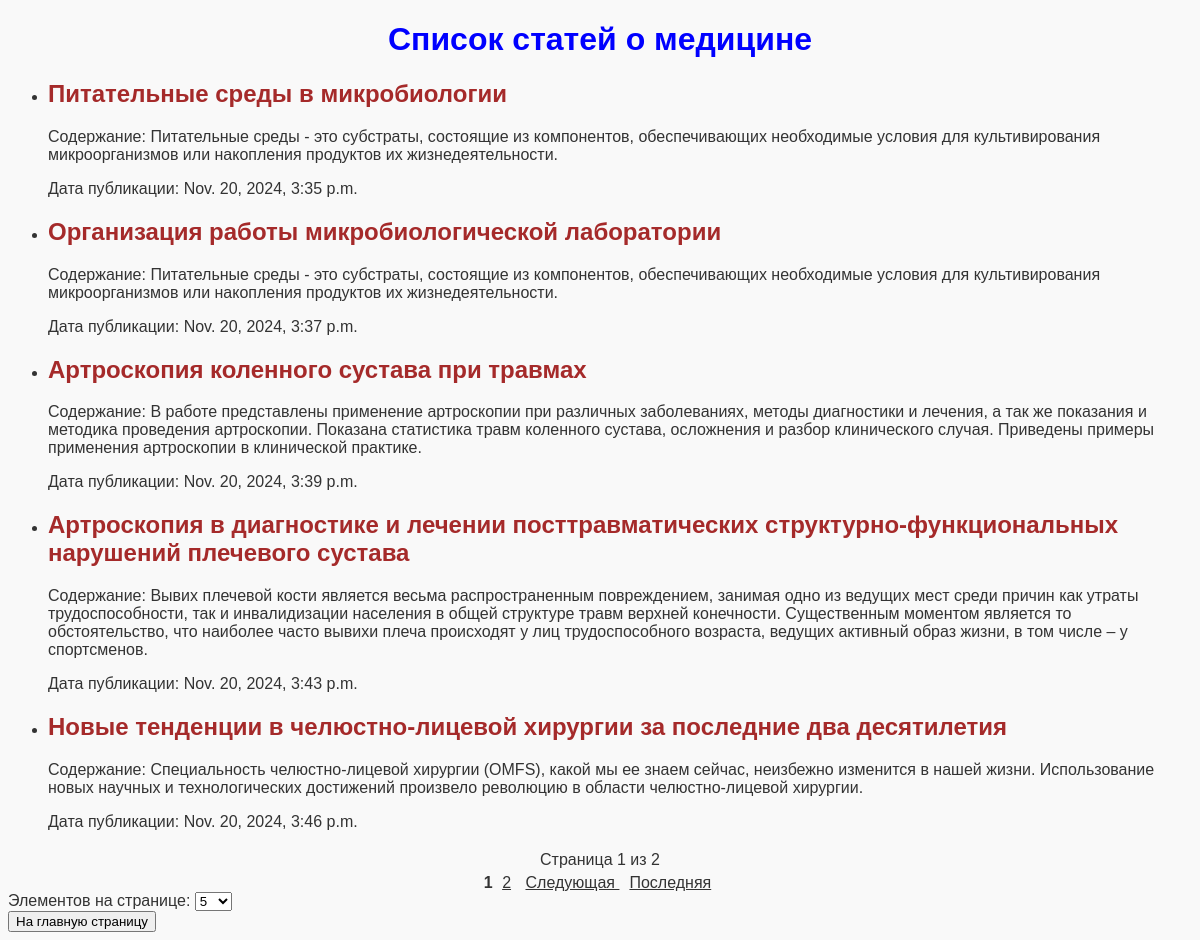
Page /post/ on the committed database.
### post/models.py (models this page shows, shortened)
class Post(models.Model):
    title = models.CharField(max_length=255, verbose_name='Заголовок')
    content = models.TextField(verbose_name='Содержание')
    date_posted = models.DateTimeField(auto_now_add=True, verbose_name='Дата публикации')
    updated_at = models.DateTimeField(auto_now=True, verbose_name='Дата обновления')
    is_published = models.BooleanField(default=True, verbose_name='Опубликовано')
    category = models.ForeignKey(Category, on_delete=models.PROTECT, verbose_name='Категория', default=1)
    class Meta:
        verbose_name = 'Новость'
        verbose_name_plural = 'Новости'

### post/views.py (the view)
# urls.py: path('post/', post_page),
def post_page(request):
    posts = Post.objects.all()
    page_size = request.GET.get('page_size', 5)
    paginator = Paginator(posts, page_size)
    page_number = request.GET.get('page')
    page_obj = paginator.get_page(page_number)
    context = {
        'page_obj': page_obj,
        'page_size': page_size,
    }
    return render(request, 'post.html', context)

### templates/post.html (shortened to what this page needs)
<!DOCTYPE html>
<html lang="en">
<head>
    {% load static %}
    <link rel='stylesheet' type='text/css' href='{% static "styles.css" %}'>
</head>
    <h1>Список статей о медицине</h1>
<body>
    <ul>
        {% for post in page_obj %}
            <li>
                <h2>{{ post.title }}</h2>
                <p>Содержание: {{ post.content }}</p>
                <p>Дата публикации: {{ post.date_posted }}</p>
            </li>
        {% endfor %}
    </ul>
    <div class="pagination">
        <div class="pagination-info">
            <span>
                Страница {{ page_obj.number }} из {{ page_obj.paginator.num_pages }}
            </span>
        </div>
        <div class="pagination-controls">
            {% for num in page_obj.paginator.page_range %}
                {% if page_obj.number == num %}
                    <strong>{{ num }}</strong>
                {% else %}
                    <a href="?page={{ num }}">{{ num }}</a>
                {% endif %}
            {% endfor %}
            {% if page_obj.has_next %}
                <a href="?page={{ page_obj.next_page_number }}"> Следующая </a>
                <a href="?page={{ page_obj.paginator.num_pages }}"> Последняя </a>
            {% endif %}
        </div>
    </div>
    <form method="GET">
        <label for="page_size">Элементов на странице:</label>
        <select name="page_size" onchange="this.form.submit()">
            <option value="5" {% if request.GET.page_size == '5' %} selected {% endif %}>5</option>
        </select>
    </form>
    <a href="/platform/">
        <button>На главную страницу</button>
    </a>
</body>
</html>

### static/styles.css (style rules this page uses)
.pagination { margin-top: 20px; text-align: center; }
.pagination-info { margin-bottom: 5px; }
.pagination-controls a { margin: 0 5px; color: #333; }
h1 { text-align: center; color: blue }
h2 { color: brown }
body { font-family: Arial, sans-serif; background-color: #f9f9f9; color: #333; }

### rows in the picture
Post: title "Питательные среды в микробиологии", content "Питательные среды - это субстраты, состоящие из компонентов, обеспечивающих необходимые условия для культивирования микроорганизмов или накопления продуктов их жизнедеятельности.", date_posted "Nov. 20, 2024, 3:35 p.m."
Post: title "Организация работы микробиологической лаборатории", content "Питательные среды - это субстраты, состоящие из компонентов, обеспечивающих необходимые условия для культивирования микроорганизмов или накопления продуктов их жизнедеятельности.", date_posted "Nov. 20, 2024, 3:37 p.m."
Post: title "Артроскопия коленного сустава при травмах", content "В работе представлены применение артроскопии при различных заболеваниях, методы диагностики и лечения, а так же показания и методика проведения артроскопии. Показана статистика травм коленного сустава, осложнения и разбор клинического случая. Приведены примеры применения артроскопии в клинической практике.", date_posted "Nov. 20, 2024, 3:39 p.m."
Post: title "Артроскопия в диагностике и лечении посттравматических структурно-функциональных нарушений плечевого сустава", content "Вывих плечевой кости является весьма распространенным повреждением, занимая одно из ведущих мест среди причин как утраты трудоспособности, так и инвалидизации населения в общей структуре травм верхней конечности. Существенным моментом является то обстоятельство, что наиболее часто вывихи плеча происходят у лиц трудоспособного возраста, ведущих активный образ жизни, в том числе – у спортсменов.", date_posted "Nov. 20, 2024, 3:43 p.m."
Post: title "Новые тенденции в челюстно-лицевой хирургии за последние два десятилетия", content "Специальность челюстно-лицевой хирургии (OMFS), какой мы ее знаем сейчас, неизбежно изменится в нашей жизни. Использование новых научных и технологических достижений произвело революцию в области челюстно-лицевой хирургии.", date_posted "Nov. 20, 2024, 3:46 p.m."

### other values in the picture
{{ page_obj.number }} "1"
{{ page_obj.paginator.num_pages }} "2"
{{ num }} "1"
{{ num }} "2"
